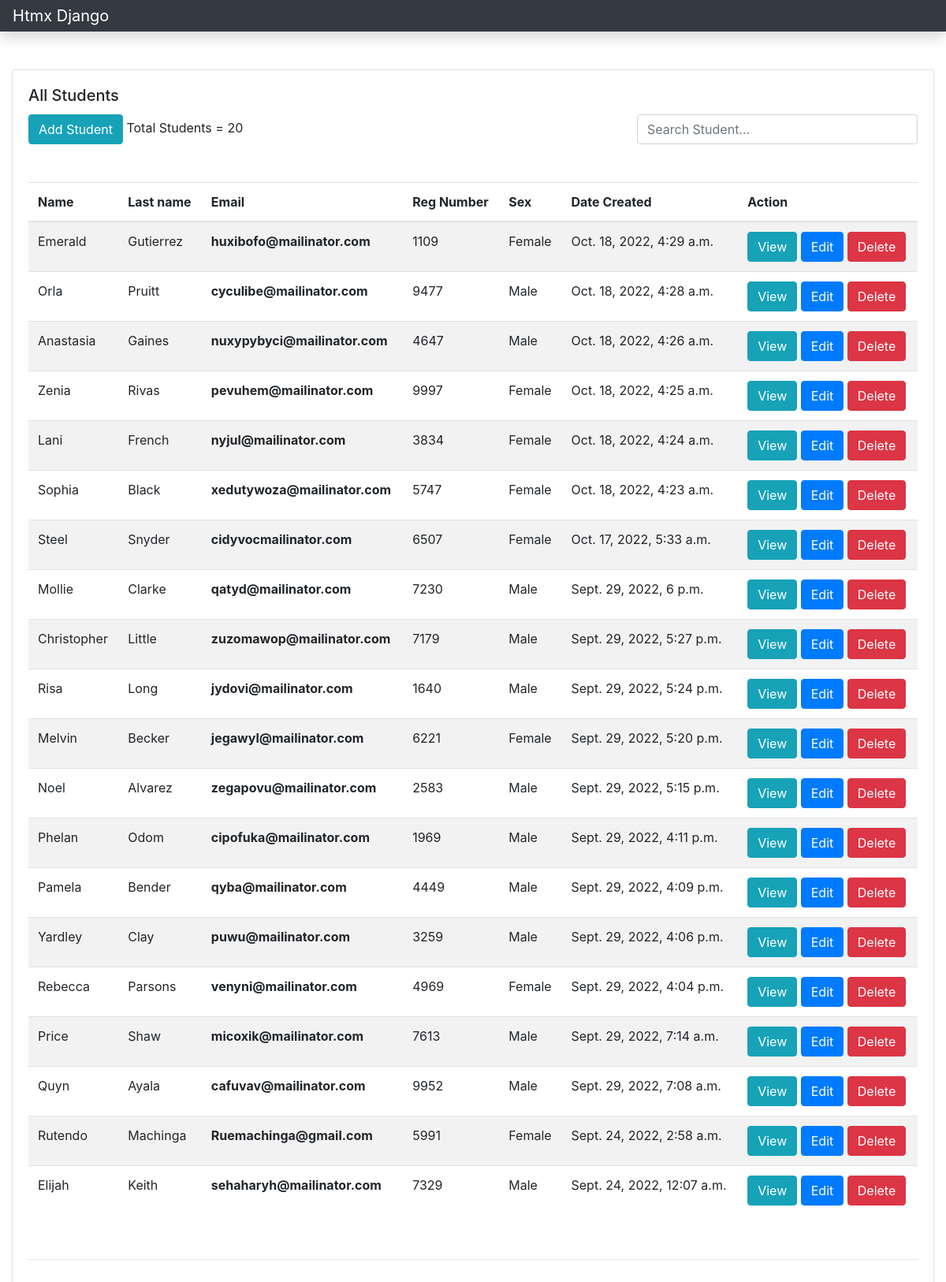
Before: / with the older database file.
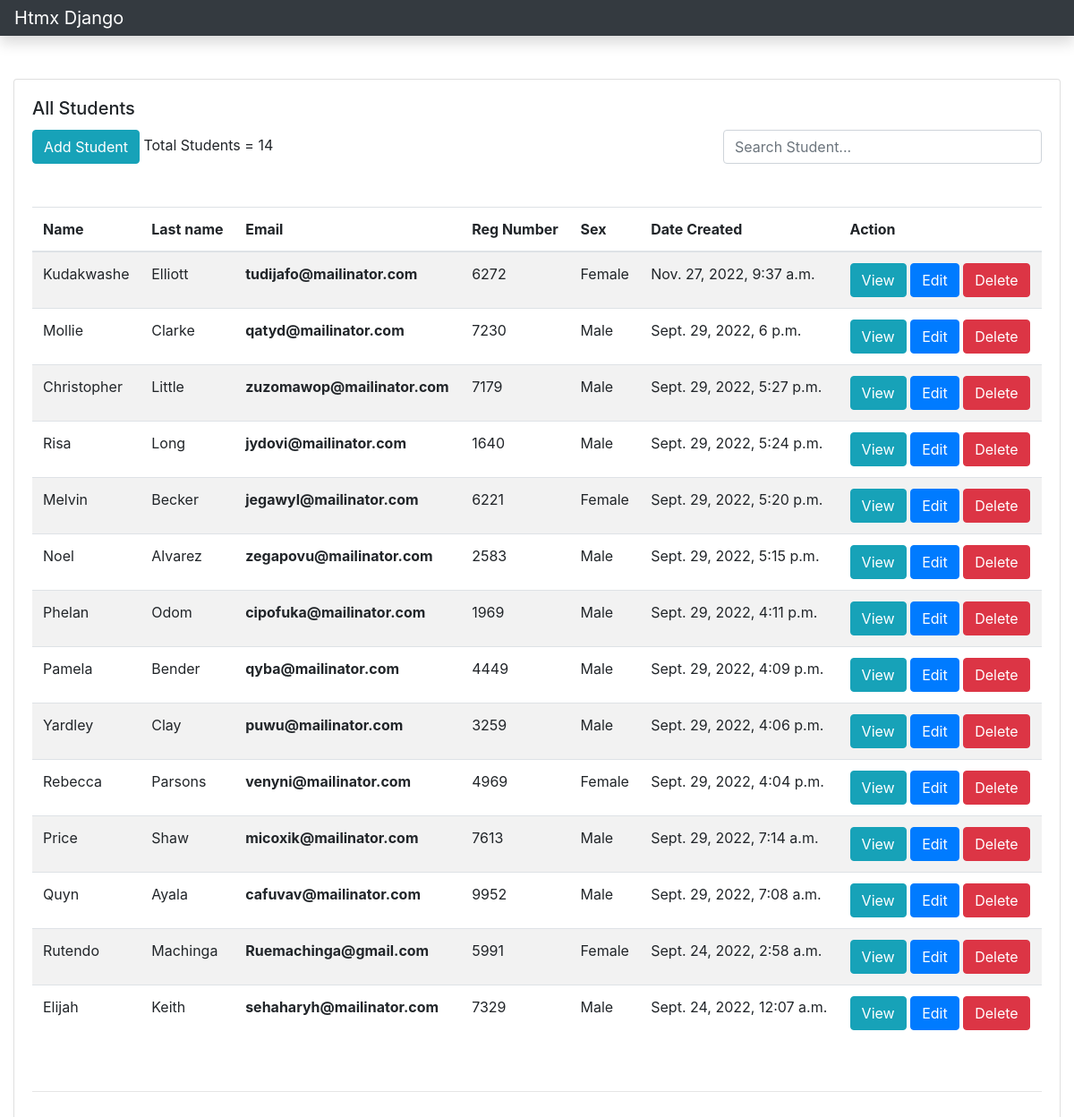
After: the same page with the newer database file.
### main/models.py (models this page shows, shortened)
class students(models.Model):
    sex_choices =(
        ('Male','Male'),
        ('Female','Female')
    )
    student_firstname = models.CharField(max_length=20)
    student_lastname = models.CharField(max_length=20)
    student_email = models.EmailField(max_length=255,unique=True)
    student_regnumber = models.CharField(max_length=20,default=random_reg_number)
    student_sex = models.CharField(max_length=6,choices=sex_choices,default=sex_choices)
    date_created = models.DateTimeField(default=datetime.today)
    class Meta:
    		ordering = ['-date_created']

### main/views.py (the view)
# urls.py: path('',views.home,name="home"),
def home(request):
    context = {'students': students.objects.all()}
    return render(request, 'main/home.html', context)

### main/templates/main/home.html
{% extends "main/base.html" %}
{% load crispy_forms_tags %}
{% block content %}
<div class="container-fluid" id="cover">
          <div id="student-list">
        {% include 'main/students.html' %}
     </div>
</div>
{% endblock content %}

### main/templates/main/base.html (shortened to what this page needs)
{% load static %}
<!DOCTYPE html>
<html lang="en">
<head>
    <link href="{% static 'main.css' %}" rel="stylesheet"/>
</head>
<body id="body">
  <nav class="navbar navbar-dark sticky-top bg-dark flex-md-nowrap p-0 shadow">
    <a class="navbar-brand col-md-3 col-lg-2 mr-0 px-3" href="#">Htmx Django</a>
  </nav>
  <br/>  <br/>
    {% block content %}
    {% endblock content %}
</body>
</html>

### main/templates/main/students.html (shortened to what this page needs)
  <div class="row">
    <div class="col-lg-12">
      <div class="card">
        <div class="card-body">
                      <h5 class="card-title">All Students
                           </h5>
                      <div class="row">
                        <div class="col-xs-12 col-sm-6 col-md-8"><button hx-get="{% url 'form' %}"
                          hx-swap='innerHTML'
                          hx-target="#cover"
                          class="btn btn-info">
                          Add Student
                        </button>
                       Total Students =  {{ students.count }}
                      </div>
                        <div class="col-xs-6 col-md-4">
                          {% include 'main/search_input.html' %}
                        </div>
                      </div>
<br/>
          <div class="table-responsive" id="results" >
            {% if students %}
           <table class="table table-striped">
              <thead>
                <tr>
                  <th scope="col">Name </th>
                  <th scope="col">Last name</th>
                  <th scope="col">Email</th>
                  <th scope="col">Reg Number</th>
                  <th scope="col">Sex</th>
                  <th scope="col">Date Created</th>
                  <th>Action</th>
                </tr>
              </thead>
              <tbody>
                {% for student in students %}
                <tr>
                  <td >{{ student.student_firstname }}</td>
                  <td >{{ student.student_lastname }}</td>
                    <th >{{ student.student_email }}</td>
                  <td >{{ student.student_regnumber }}</td>
                  <td >{{ student.student_sex }}</td>
                  <td >{{ student.date_created }}</td>
                      <td>
                          <div x-data="{ open: false }">
                        <button
                        x-show="!open"
                        hx-get="{% url 'student-detail' student.id %}"
                        hx-swap='innerHTML'
                        hx-target="#cover"
                        class="btn btn-info">
                        View
                          </button>
                          <button
                          x-show="!open"
                          hx-get="{% url 'update-student' student.id %}"
                          hx-swap='innerHTML'
                          hx-target="#cover"
                          class="btn btn-primary">Edit</button>
                          <button
                           x-on:click="open = !open"
                           x-text="open ? 'Cancel' :'Delete' "
                           x-bind:class="open ? 'btn btn-warning' : 'btn btn-danger' ">
                           </button>
                          </div>
                      </td>
                </tr>
                {% endfor %}
              </tbody>
            </table>
            {% else %}
            <div  class="alert alert-warning" role="alert">
               <center> No Results</center>
            </div>
           {% endif %}
            <br>
            <hr>
        </div>
        </div>
      </div>
    </div>
    </div>

### main/templates/main/search_input.html (shortened to what this page needs)
    <input
    type="text"
    hx-post="{% url 'search-student' %}"
    class="form-control"
    hx-target='#results'
    hx-swap="innerHTML"
    hx-select-oob="#results"
    hx-trigger="keyup changed delay:600ms"
    name="searchedstudent"
    placeholder="Search Student..."
    hx-indicator=".htmx-indicator"
    />

Changed rows visible on the page:
removed students: student_firstname "Emerald", student_lastname "Gutierrez", student_email "huxibofo@mailinator.com", student_regnumber "1109", student_sex "Female", date_created "Oct. 18, 2022, 4:29 a.m."
removed students: student_firstname "Orla", student_lastname "Pruitt", student_email "cyculibe@mailinator.com", student_regnumber "9477", student_sex "Male", date_created "Oct. 18, 2022, 4:28 a.m."
removed students: student_firstname "Anastasia", student_lastname "Gaines", student_email "nuxypybyci@mailinator.com", student_regnumber "4647", student_sex "Male", date_created "Oct. 18, 2022, 4:26 a.m."
removed students: student_firstname "Zenia", student_lastname "Rivas", student_email "pevuhem@mailinator.com", student_regnumber "9997", student_sex "Female", date_created "Oct. 18, 2022, 4:25 a.m."
removed students: student_firstname "Lani", student_lastname "French", student_email "nyjul@mailinator.com", student_regnumber "3834", student_sex "Female", date_created "Oct. 18, 2022, 4:24 a.m."
removed students: student_firstname "Sophia", student_lastname "Black", student_email "xedutywoza@mailinator.com", student_regnumber "5747", student_sex "Female", date_created "Oct. 18, 2022, 4:23 a.m."
removed students: student_firstname "Steel", student_lastname "Snyder", student_email "cidyvocmailinator.com", student_regnumber "6507", student_sex "Female", date_created "Oct. 17, 2022, 5:33 a.m."
added students: student_firstname "Kudakwashe", student_lastname "Elliott", student_email "tudijafo@mailinator.com", student_regnumber "6272", student_sex "Female", date_created "Nov. 27, 2022, 9:37 a.m."
Other visible differences:
{{ students.count }}: "20" → "14"
